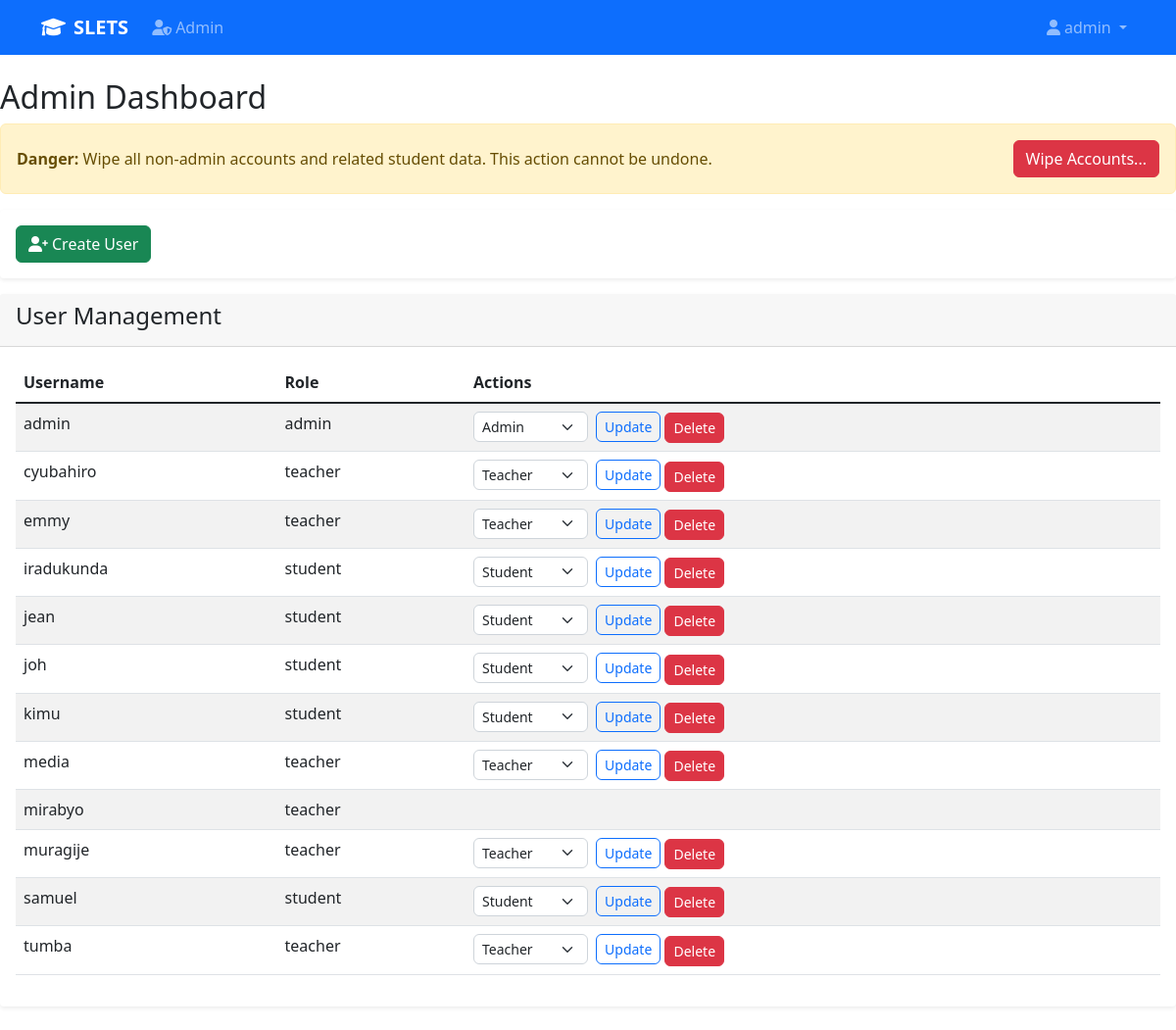
Screenshot of /admin (signed in) with the database file from the repository.
### app.py (models this page shows, shortened)
class User(UserMixin, db.Model):
    id = db.Column(db.Integer, primary_key=True)
    username = db.Column(db.String(80), unique=True, nullable=False)
    password_hash = db.Column(db.String(255), nullable=False)
    role = db.Column(db.String(20), nullable=False)  # 'admin', 'teacher' or 'student'
    email = db.Column(db.String(255), nullable=False)

### app.py (the view)
@app.route('/admin')
@login_required
@admin_required
def admin_dashboard():
    users = User.query.order_by(User.username.asc()).all()
    return render_template('admin_dashboard.html', users=users, allowed_roles=ALLOWED_ROLES)

### app.py (called while the page is built)
@app.context_processor
def inject_notification_counts():
    student_unread = 0
    teacher_unread = 0
    try:
        if current_user.is_authenticated:
            if getattr(current_user, 'role', None) == 'student':
                student = Student.query.filter_by(user_id=current_user.id).first()
                if student:
                    student_unread = db.session.query(StudentNotification).filter_by(student_id=student.id, is_read=False).count()
            elif getattr(current_user, 'role', None) == 'teacher':
                try:
                    teacher_unread = db.session.query(TeacherNotification).filter_by(teacher_id=current_user.id, is_read=False).count()
                except Exception:
                    teacher_unread = 0
    except Exception:
        pass
    return dict(student_unread_notifications=student_unread, teacher_unread_notifications=teacher_unread)

@login_manager.user_loader
def load_user(user_id):
    return User.query.get(int(user_id))

def admin_required(f):
    @wraps(f)
    @login_required
    def decorated_function(*args, **kwargs):
        if current_user.role != 'admin':
            abort(403)
        return f(*args, **kwargs)
    return decorated_function

### templates/admin_dashboard.html (shortened to what this page needs)
{% extends "base.html" %}
{% block content %}
<div class="row">
    <div class="col-md-12">
        <h2>Admin Dashboard</h2>
        <div class="alert alert-warning d-flex justify-content-between align-items-center" role="alert">
            <div>
                <strong>Danger:</strong> Wipe all non-admin accounts and related student data. This action cannot be undone.
            </div>
            <a href="{{ url_for('admin_wipe_accounts') }}" class="btn btn-danger">Wipe Accounts...</a>
        </div>
        <div class="card mb-3">
            <div class="card-body d-flex gap-2">
                <a href="{{ url_for('admin_register_user', role='student') }}" class="btn btn-success">
                    <i class="fas fa-user-plus me-1"></i>Create User
                </a>
            </div>
        </div>
        <div class="card">
            <div class="card-header">
                <h4>User Management</h4>
            </div>
            <div class="card-body">
                <div class="table-responsive">
                    <table class="table table-striped">
                        <thead>
                            <tr>
                                <th>Username</th>
                                <th>Role</th>
                                <th>Actions</th>
                            </tr>
                        </thead>
                        <tbody>
                            {% for user in users %}
                            <tr>
                                <td>{{ user.username }}</td>
                                <td>{{ user.role }}</td>
                                <td>
                                    {% if user.username != 'mirabyo' %}
                                    <form method="POST" action="{{ url_for('admin_update_user_role', id=user.id) }}" class="d-inline-flex align-items-center gap-2">
                                        <select name="role" class="form-select form-select-sm" style="width: auto;">
                                            {% for role in allowed_roles %}
                                                <option value="{{ role }}" {% if role == user.role %}selected{% endif %}>{{ role|capitalize }}</option>
                                            {% endfor %}
                                        </select>
                                        <button type="submit" class="btn btn-sm btn-outline-primary">Update</button>
                                    </form>
                                    <form method="POST" action="{{ url_for('admin_delete_user', id=user.id) }}" style="display: inline;">
                                        <button type="submit" class="btn btn-danger btn-sm" onclick="return confirm('Are you sure you want to delete this user?')">Delete</button>
                                    </form>
                                    {% endif %}
                                </td>
                            </tr>
                            {% endfor %}
                        </tbody>
                    </table>
                </div>
            </div>
        </div>
    </div>
</div>
{% endblock %}

### templates/base.html (shortened to what this page needs)
<!DOCTYPE html>
<html lang="en">
<head>
    <link href="https://cdn.jsdelivr.net/npm/bootstrap@5.1.3/dist/css/bootstrap.min.css" rel="stylesheet">
    <link rel="stylesheet" href="https://cdnjs.cloudflare.com/ajax/libs/font-awesome/6.0.0/css/all.min.css">
</head>
<body>
    {% if current_user.is_authenticated %}
    <nav class="navbar navbar-expand-lg navbar-dark bg-primary">
        <div class="container">
            <a class="navbar-brand" href="{{ url_for('index') }}">
                <i class="fas fa-graduation-cap me-2"></i>SLETS
            </a>
            <div class="collapse navbar-collapse" id="navbarNav">
                <ul class="navbar-nav me-auto">
                    {% if current_user.role == 'admin' %}
                        <li class="nav-item">
                            <a class="nav-link" href="{{ url_for('admin_dashboard') }}">
                                <i class="fas fa-user-shield me-1"></i>Admin
                            </a>
                        </li>
                    {% endif %}
                </ul>
                <ul class="navbar-nav">
                    <li class="nav-item dropdown">
                        <a class="nav-link dropdown-toggle" href="#" id="navbarDropdown" role="button" data-bs-toggle="dropdown">
                            <i class="fas fa-user me-1"></i>{{ current_user.username }}
                        </a>
                    </li>
                </ul>
            </div>
        </div>
    </nav>
    {% endif %}
    <main class="py-4">
        {% block content %}{% endblock %}
    </main>
</body>
</html>

### templates/base.html (style rules this page uses)
.navbar-brand { font-weight: bold; }
.card { border: none; box-shadow: 0 0.125rem 0.25rem rgba(0, 0, 0, 0.075); }
.card-header { border-bottom: 1px solid rgba(0, 0, 0, 0.125); }
.btn { border-radius: 0.375rem; }
.form-control, .form-select { border-radius: 0.375rem; }
.alert { border-radius: 0.375rem; }

### rows the page displays
User: username "admin", role "admin", role "Admin"
User: username "cyubahiro", role "teacher", role "Teacher"
User: username "emmy", role "teacher", role "Teacher"
User: username "iradukunda", role "student", role "Student"
User: username "jean", role "student", role "Student"
User: username "joh", role "student", role "Student"
User: username "kimu", role "student", role "Student"
User: username "media", role "teacher", role "Teacher"
User: username "mirabyo", role "teacher"
User: username "muragije", role "teacher", role "Teacher"
User: username "samuel", role "student", role "Student"
User: username "tumba", role "teacher", role "Teacher"
